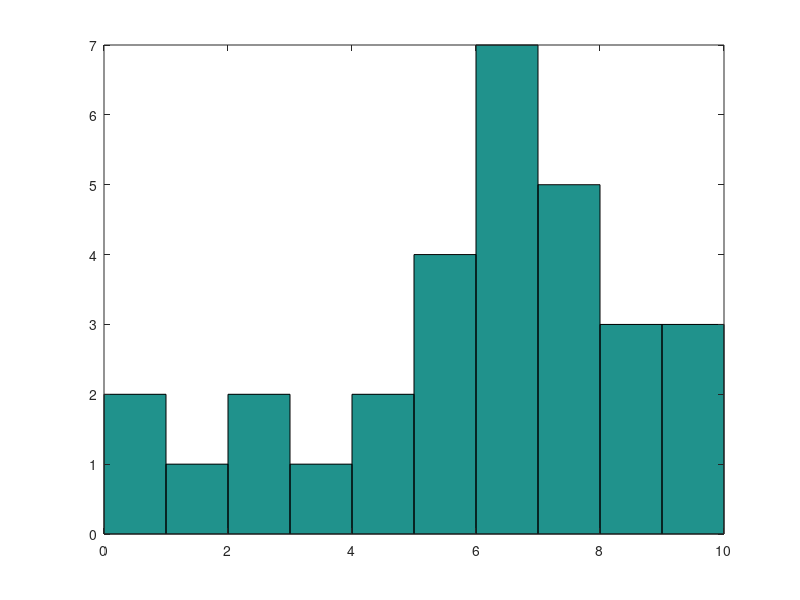
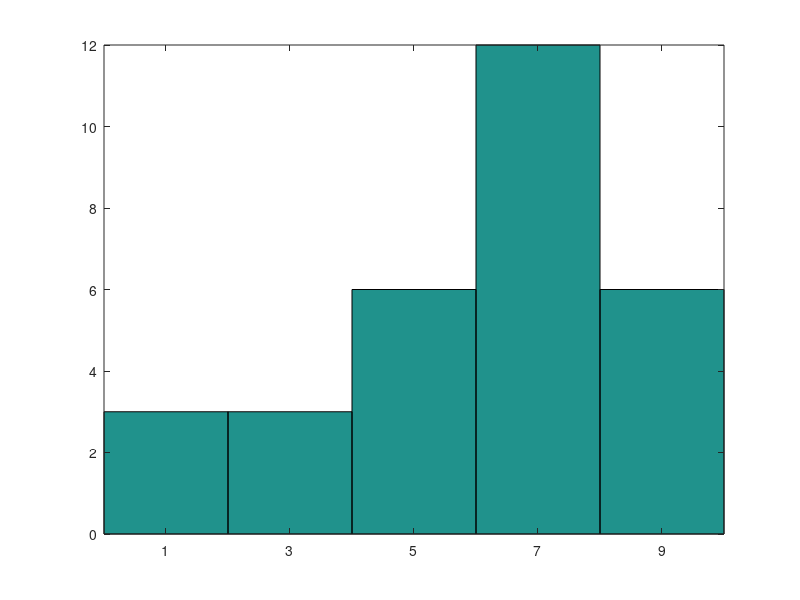
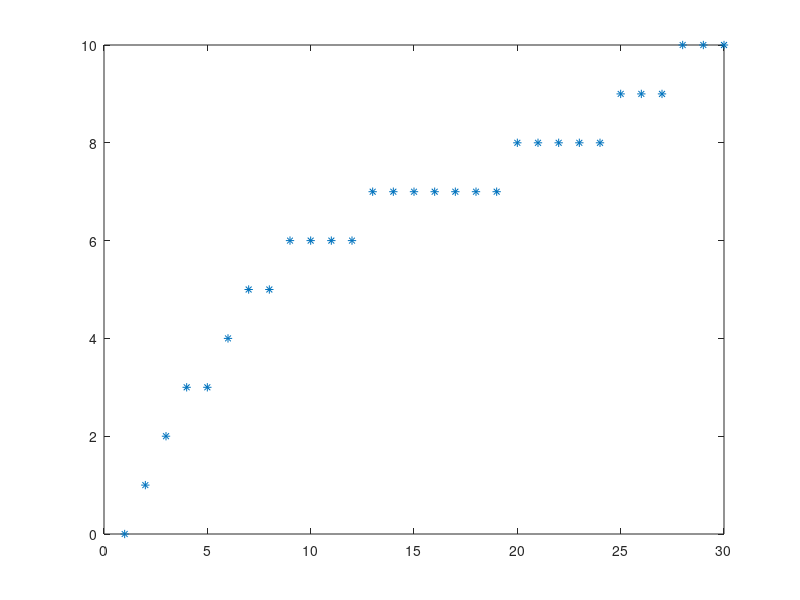
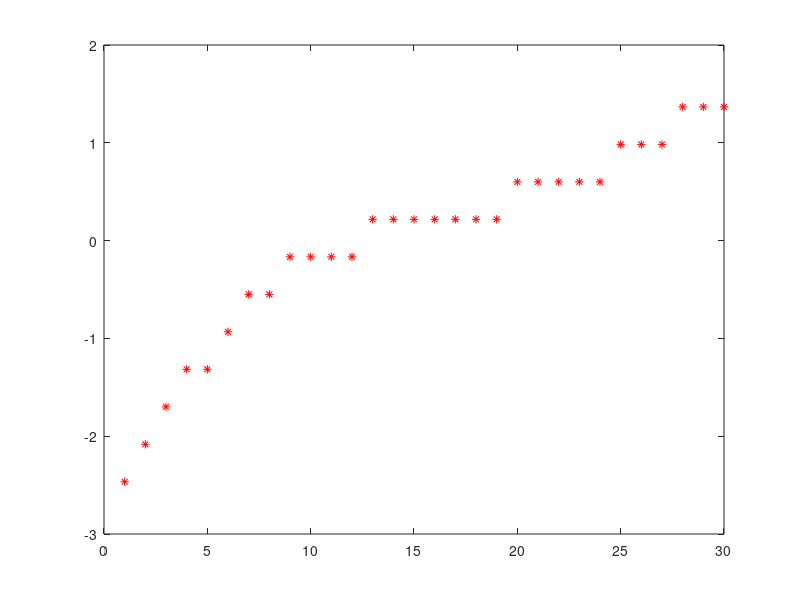

MATLAB code for these plots, in order:

stud_resp = [ 0 1 2 3 3 4 5 5 6 6 6 6 ...
    7 7 7 7 7 7 7 8 8 8 8 8 9 9 9 10 10 10];

figure; hist( stud_resp )
figure; hist( stud_resp, 5 )

mean(stud_resp)
median(stud_resp)
var(stud_resp)
std(stud_resp)

 x = stud_resp;
  
std_by_hand = sqrt( sum( (x - mean( x )).^2) / (length(stud_resp)-1))

figure;plot( stud_resp, '*')
zs = zscore( stud_resp ); % z-score
zs_by_hand = (stud_resp - mean( stud_resp )) / std(stud_resp)

figure;plot( zs, '*r')

figure;hist( stud_resp, 5 )
figure;hist( zs,6 )
figure;hist( zs_by_hand,6 )


r = randn(10000,1);
figure;plot( r ,'.')
figure;hist( r, 100 ) %- normal distrubution

r2 = [randn(1000,1); randn(1000,1) + 3 ] ;%- bimodal distribution
figure;plot( r2 ,'.')
figure;hist( r2, 100 )

r3 = abs( randn(2000,1) );%- triangular distribution
figure;plot( r3 ,'.')
figure;hist( r3, 100 )

r4 = rand( 2000, 1)+1;% - uniform distribution
figure;plot( r4 ,'.')
figure;hist( r4, 10 )

x_sum=[];
for i =1:1000 
%    x_sum(i) =  r2(i) + r3(i) + r4(i);
    x_sum(i) =  r2(randi(2000)) + r3(randi(2000)) + r4(randi(2000));
end
figure;plot( x_sum ,'.')
figure;hist( x_sum )
















